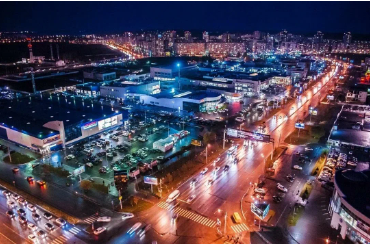
#> input picture computerVision/lab2/images/city.png, 370 x 244 px
$ python task1.py
#> lines starting #> are read from the running program, lines starting #| are printed output that depends on the picture
import os
import cv2
import numpy as np
import matplotlib.pyplot as plt

os.chdir(os.path.dirname(os.path.abspath(__file__)))
os.makedirs("results", exist_ok=True)

original = cv2.imread("images/city.png")
#> original is the input picture: shape (244, 370, 3); mean B, G, R 85.7, 68.1, 79
height, width = original.shape[:2]
#> height = 244; width = 370

# Последний столбец матрицы задает перенос: 60 по x и 40 по y.
shift_matrix = np.float32([[1, 0, 60], [0, 1, 40]])
shifted = cv2.warpAffine(original, shift_matrix, (width + 60, height + 40))

# Меняем направление y.
reflection_x = np.float32([[1, 0, 0], [0, -1, height - 1]])
#> reflection_x = [[1, 0, 0], [0, -1, 243]]
reflected_x = cv2.warpAffine(original, reflection_x, (width, height),
                             flags=cv2.INTER_NEAREST)

# Теперь меняем направление x
reflection_y = np.float32([[-1, 0, width - 1], [0, 1, 0]])
#> reflection_y = [[-1, 0, 369], [0, 1, 0]]
reflected_y = cv2.warpAffine(original, reflection_y, (width, height),
                             flags=cv2.INTER_NEAREST)

# Уменьшаем обе координаты
scale_matrix = np.float32([[0.7, 0, 0], [0, 0.7, 0]])
scaled = cv2.warpAffine(original, scale_matrix,
                        (round(width * 0.7), round(height * 0.7)))

# Поворот вокруг центра 30 градусов
center = ((width - 1) / 2, (height - 1) / 2)
#> center = (184.5, 121.5)
rotation_matrix = cv2.getRotationMatrix2D(center, 30, 1)
cosine = abs(rotation_matrix[0, 0])
sine = abs(rotation_matrix[0, 1])

rotated_width = int(np.ceil(width * cosine + height * sine))
rotated_height = int(np.ceil(width * sine + height * cosine))

# [0, 2] отвечает за сдвиг по x, [1, 2] — по y.
rotation_matrix[0, 2] += (rotated_width - width) / 2
rotation_matrix[1, 2] += (rotated_height - height) / 2

rotated = cv2.warpAffine(original, rotation_matrix,
                         (rotated_width, rotated_height))

affine_matrix = np.float32([[1.3, 0, 0], [0, 0.75, 0]])
affine_scaled = cv2.warpAffine(original, affine_matrix,
                              (round(width * 1.3), round(height * 0.75)))

# Скос по x: x_new = x + 0.35 * y
shear_x_matrix = np.float32([[1, 0.35, 0], [0, 1, 0]])
sheared_x = cv2.warpAffine(original, shear_x_matrix,
                           (width + int(np.ceil(height * 0.35)), height))
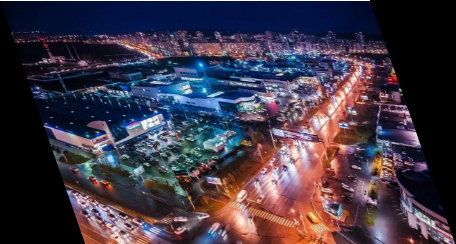
#> sheared_x: shape (244, 456, 3); mean B, G, R 69.6, 55.3, 64.1

# Скос по y: y_new = y + 0.25 * x
shear_y_matrix = np.float32([[1, 0, 0], [0.25, 1, 0]])
sheared_y = cv2.warpAffine(original, shear_y_matrix,
                           (width, height + int(np.ceil(width * 0.25))))
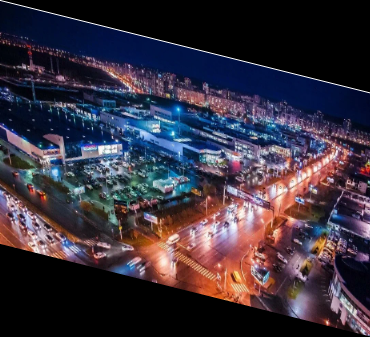
#> sheared_y: shape (337, 370, 3); mean B, G, R 62.1, 49.4, 57.3

# Задаем четыре исходных угла и места, куда каждый из них должен перейти.
source_points = np.float32([[0, 0], [width - 1, 0],
                            [width - 1, height - 1], [0, height - 1]])
target_points = np.float32([[40, 30], [width - 41, 5],
                            [width - 1, height - 31], [10, height - 1]])
projective_matrix = cv2.getPerspectiveTransform(source_points, target_points)
projective = cv2.warpPerspective(original, projective_matrix, (width, height))
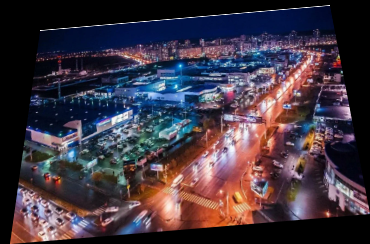
#> projective: shape (244, 370, 3); mean B, G, R 65.5, 54.1, 65

grid_y, grid_x = np.indices((height, width), dtype=np.float32)

polynomial_x = grid_x + 0.001 * (grid_y - center[1]) ** 2
polynomial_y = grid_y + 0.0005 * (grid_x - center[0]) ** 2
polynomial = cv2.remap(original, polynomial_x, polynomial_y, cv2.INTER_LINEAR)
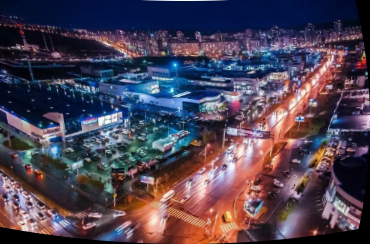
#> polynomial: shape (244, 370, 3); mean B, G, R 83.3, 66.5, 77.3

sinusoidal_x = grid_x + 20 * np.sin(2 * np.pi * grid_y / 90)
sinusoidal = cv2.remap(original, sinusoidal_x, grid_y, cv2.INTER_LINEAR)
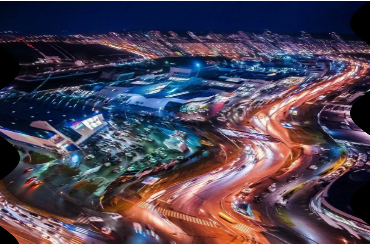
#> sinusoidal: shape (244, 370, 3); mean B, G, R 83.3, 66.4, 76.9

images = [original, shifted, reflected_x, reflected_y, scaled, rotated,
          affine_scaled, sheared_x, sheared_y, projective, polynomial, sinusoidal]
titles = ["Исходное изображение", "Перенос: x +60, y +40", "Отражение относительно Ox",
          "Отражение относительно Oy", "Масштаб 0.7", "Поворот на 30 градусов",
          "Масштаб: x 1.3, y 0.75", "Скос по Ox: 0.35", "Скос по Oy: 0.25",
          "Проективное преобразование", "Полиномиальное преобразование",
          "Синусоидальное преобразование"]
names = ["original", "shifted", "reflected_x", "reflected_y", "scaled", "rotated",
         "affine_scaled", "sheared_x", "sheared_y", "projective", "polynomial", "sinusoidal"]

for index in range(len(images)):
    cv2.imwrite("results/task1_" + names[index] + ".png", images[index])
    print(titles[index], ": размер", images[index].shape[1], "x", images[index].shape[0])
#> this loop made 12 passes
#| Исходное изображение : размер 370 x 244
#| Перенос: x +60, y +40 : размер 430 x 284
#| Отражение относительно Ox : размер 370 x 244
#| Отражение относительно Oy : размер 370 x 244
#| Масштаб 0.7 : размер 259 x 171
#| Поворот на 30 градусов : размер 443 x 397
#| Масштаб: x 1.3, y 0.75 : размер 481 x 183
#| Скос по Ox: 0.35 : размер 456 x 244
#> (further printed lines are left out)

for start in range(0, len(images), 3):
    plt.figure(figsize=(12, 4))
    for column in range(3):
        index = start + column
        plt.subplot(1, 3, column + 1)
        plt.imshow(cv2.cvtColor(images[index], cv2.COLOR_BGR2RGB))
        plt.title(titles[index])
        plt.axis("off")
    plt.tight_layout()
    plt.savefig("results/task1_comparison_" + str(start // 3 + 1) + ".png", dpi=150)
#> this loop made 4 passes
#> start on passes 2 to 4: 3, 6, 9
#> pass 1, `plt.savefig("results/task1_comparison_" + str(start // 3 + 1) + ".png"..`:
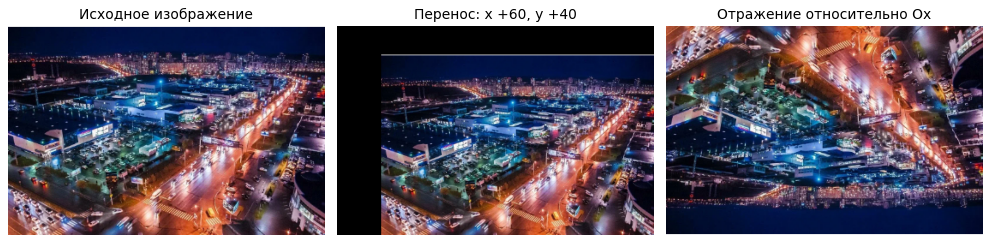
#> figure drawn by matplotlib, 3 panels

plt.show()
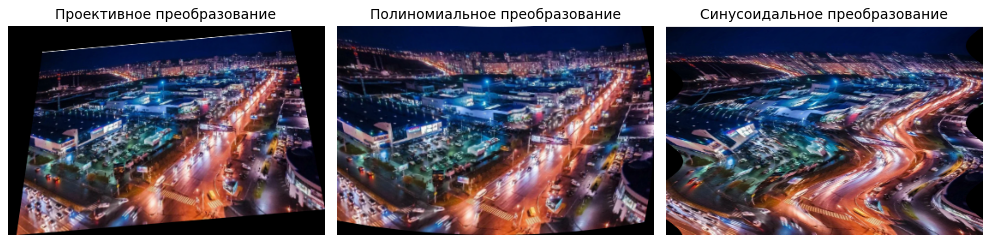
#> figure drawn by matplotlib, 3 panels
